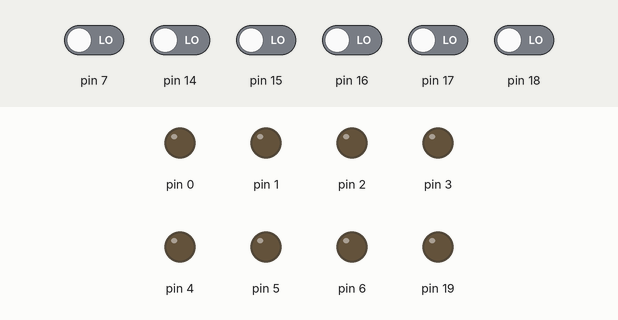
The sketch below on a simulated Arduino Uno, built with avr-gcc and run on an emulated ATmega328P. On the bench: output pins drawn as LEDs (lit = HIGH). Inputs (shaded band) come from the test bench; at power-on: pin 7, pin 14–18 LOW.

Above: at 1.2 s.
1.3 s: pin 7 driven HIGH
At 2.2 s:
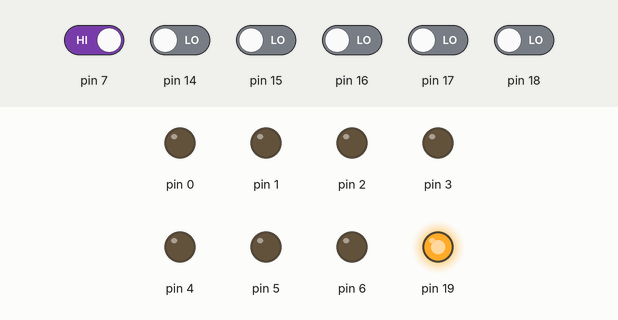
Timing chart, 0 to 4.3 s (numbered marks = the images above; inputs shaded):
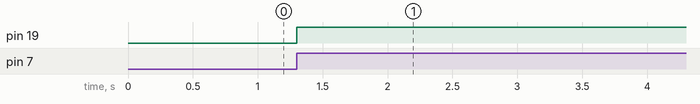

The sketch:

A7_estudio_teorico_CON_puertos_3_ESTADO.ino
```cpp
byte antes = 0;

void setup() {
  DDRD=B01111111; // puerto 7 como entrada.
  DDRC=B00100000; // puerto 5 (A5) como salida.
}

void loop() {
  PORTC=( ( (PINC>>5) xor ((PIND>>7)>(antes>>7)) ) <<5);
  antes = PIND & B10000000;
  delay(50);
}
```

Measured:
- after the input at 1.3 s, pin 19: LOW → HIGH at once
